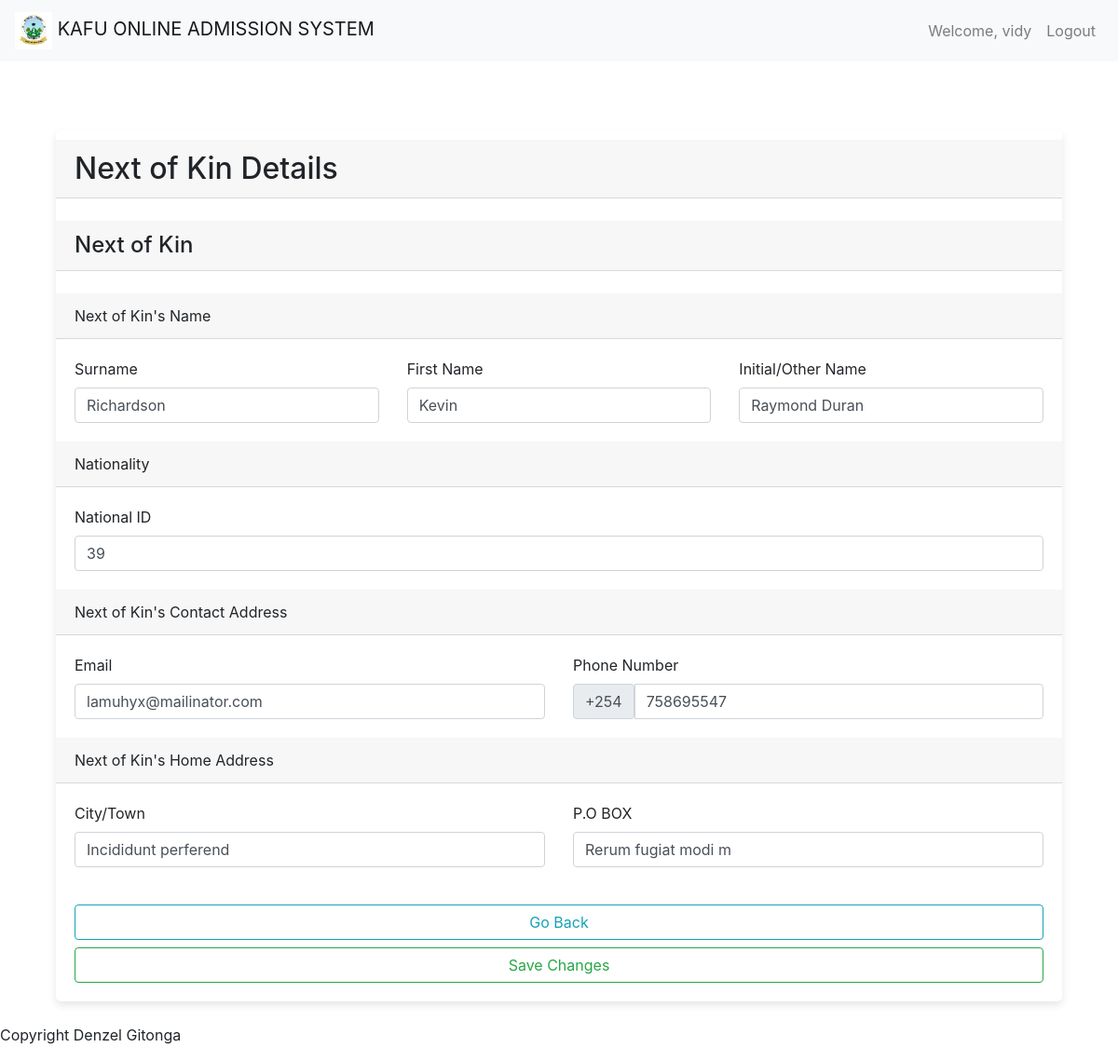
Page /submissions/next-kin-details/10/ (signed in) on the committed database.
### accounts/models.py (models this page shows, shortened)
class User(AbstractBaseUser, PermissionsMixin):
    username = models.CharField(max_length=255, unique=True)
    email = models.EmailField(max_length=255, unique=True)
    phone_number = models.CharField(max_length=20, blank=True, null=True)
    full_name = models.CharField(max_length=255, blank=True, null=True)
    is_staff = models.BooleanField(default=False)
    is_active = models.BooleanField(default=True)
    groups = models.ManyToManyField(
        'auth.Group',
        blank=True,
        related_name='myuser_set',
        related_query_name='user',
    )
    user_permissions = models.ManyToManyField(
        'auth.Permission',
        blank=True,
        related_name='myuser_set',
        related_query_name='user',
    )
    objects = UserManager()
    USERNAME_FIELD = 'username'
    REQUIRED_FIELDS = ['email']

### admissions/models.py (models this page shows, shortened)
class NextKinDetail(models.Model):
    user = models.ForeignKey(settings.AUTH_USER_MODEL, on_delete=models.CASCADE)
    nxtk_surname = models.CharField(max_length=50)
    nxtk_first_name = models.CharField(max_length=50)
    nxtk_initial_name = models.CharField(max_length=50)
    nxtk_national_id = models.CharField(max_length=50)
    nxtk_email = models.CharField(max_length=50)
    nxtk_phone = models.CharField(max_length=50)
    nxtk_city = models.CharField(max_length=50)
    nxtk_pob = models.CharField(max_length=50)

### submissions/views.py (the view)
# urls.py: path('next-kin-details/<int:user_id>/', views.view_next_kin_details, name="view_next_kin_details"), # next of kin details
@login_required
def view_next_kin_details(request, user_id):
    next_kin_detail = get_object_or_404(NextKinDetail, user_id=user_id)
    form = ViewNextKinDetailForm(instance=next_kin_detail)
    if request.method == 'POST':
        form = ViewNextKinDetailForm(request.POST, instance=next_kin_detail)
        if form.is_valid():
            form.save()
            messages.success(request, "Your next of kin details have been updated successfully!!! See the details below")
            return redirect('submissions:view_next_kin_details', user_id=user_id)
    context = {
        'form': form
    }
    return render(request, 'submissions/view_next_kin_details.html', context)

### submissions/forms.py
class ViewNextKinDetailForm(forms.ModelForm):
    class Meta:
        model = NextKinDetail
        fields = [
            'nxtk_surname',
            'nxtk_first_name',
            'nxtk_initial_name',
            'nxtk_national_id',
            'nxtk_email',
            'nxtk_phone',
            'nxtk_city',
            'nxtk_pob',
        ]

### templates/submissions/view_next_kin_details.html (shortened to what this page needs)
{% extends 'common/base.html' %}
{% block content %}
    <div class="container" style="margin-top: 50px;">
        <div class="row">
            <div class="col-md-12">
                <div class="card">
                    <form action="" method="POST">
                        <h2 class="card-header" style="margin-top: 10px;">Next of Kin Details</h2>
                        <br>
                            <h4 class="card-header">Next of Kin</h4>
                            <br>
                                <div class="card-header">Next of Kin's Name</div>
                                    <div class="card-body">
                                        <div class="row">
                                            <div class="col">
                                                <label for="id_nxtk_surname" class="form-label">Surname</label>
                                                <input type="text" class="form-control" placeholder="Next of Kin's Surname" name="nxtk_surname" value="{{ form.nxtk_surname.value }}">
                                            </div>
                                            <div class="col">
                                                <label for="id_nxtk_first_name" class="form-label">First Name</label>
                                                <input type="text" class="form-control" placeholder="Next of Kin's First Name" name="nxtk_first_name" value="{{ form.nxtk_first_name.value }}">
                                            </div>
                                            <div class="col">
                                                <label for="nxtk_initial_name" class="form-label">Initial/Other Name</label>
                                                <input type="text" class="form-control" placeholder="Next of Kin's Initial/Other Name" name="nxtk_initial_name" value="{{ form.nxtk_initial_name.value }}">
                                            </div>
                                        </div>
                                    </div>
                                <div class="card-header">Nationality</div>
                                    <div class="card-body">
                                        <div class="row">
                                            <div class="col">
                                                <label for="id_nxtk_national_id" class="form-label">National ID</label>
                                                <input type="number" class="form-control" name="nxtk_national_id" pattern="[0-9]{8}" placeholder="National ID Number" value="{{ form.nxtk_national_id.value }}">
                                            </div>
                                        </div>
                                    </div>
                                <div class="card-header">Next of Kin's Contact Address</div>
                                    <div class="card-body">
                                        <div class="row">
                                            <div class="col">
                                                <label for="nxtk_email" class="form-label">Email</label>
                                                <input type="email" class="form-control" placeholder="Enter your Next of Kin's email" name="nxtk_email" value="{{ form.nxtk_email.value }}">
                                            </div>
                                            <div class="col">
                                                <label for="id_nxtk_phone" class="form-label">Phone Number</label>
                                                <div class="input-group">
                                                    <span class="input-group-text">+254</span>
                                                    <input type="tel" class="form-control" placeholder="7000000**" name="nxtk_phone" pattern="[0-9]{9}" value="{{ form.nxtk_phone.value }}">
                                                </div>
                                            </div>
                                        </div>
                                    </div>
                                <div class="card-header">Next of Kin's Home Address</div>
                                    <div class="card-body">
                                        <div class="row">
                                            <div class="col">
                                                <label for="id_nxtk_city" class="form-label">City/Town</label>
                                                <input type="text" class="form-control" placeholder="Which is your Next of Kin's closest city/town" name="nxtk_city" value="{{ form.nxtk_city.value }}">
                                            </div>
                                            <div class="col">
                                                <label for="id_nxtk_pob" class="form-label">P.O BOX</label>
                                                <input type="text" class="form-control" placeholder="Enter your Next of Kin's P.O BOX" name="nxtk_pob" value="{{ form.nxtk_pob.value }}">
                                            </div>
                                        </div>
                                    </div>
                        <div class="card-body">
                            <div class="col">
                                <div class="row">
                                    <a class="btn btn-outline-info btn-block" href="{% url 'submissions:view_details' %}">Go Back</a>
                                    <button class="btn btn-outline-success btn-block">Save Changes</button>
                                </div>
                            </div>
                        </div>
                    </form>
                </div>
            </div>
        </div>
    </div>
{% endblock %}

### templates/common/header.html (shortened to what this page needs)
{% load static %}
<nav class="navbar navbar-expand-lg navbar-light bg-light">
    <a class="navbar-brand" href="{% url 'home' %}">
      <img src="{% static 'images/logos/KAFU_LOGO.jpg' %}" alt="Logo" height="40">
      KAFU ONLINE ADMISSION SYSTEM
    </a>
    <div class="collapse navbar-collapse" id="navbarSupportedContent">
      {% if user.is_authenticated %}
            <ul class="navbar-nav d-none d-lg-flex ml-auto order-3">
                <li class="nav-item">
                    <a class="nav-link" href="">
                        Welcome, {{ user.username }}
                    </a>
                </li>
                <li class="nav-item">
                  <a class="nav-link" href="{% url 'logout' %}">
                    Logout
                  </a>
                </li>
            </ul>
      {% endif %}
    </div>
  </nav>

### static/custom_css/styles.css (style rules this page uses)
.card { box-shadow: 0px 4px 8px rgba(0, 0, 0, 0.1); border: none; transition: 0.3s; border-radius: 5px; }

### rows in the picture
User: username "vidy"
NextKinDetail: nxtk_surname "Richardson", nxtk_first_name "Kevin", nxtk_initial_name "Raymond Duran", nxtk_national_id "39", nxtk_email "lamuhyx@mailinator.com", nxtk_phone "758695547", nxtk_city "Incididunt perferend", nxtk_pob "Rerum fugiat modi m"
